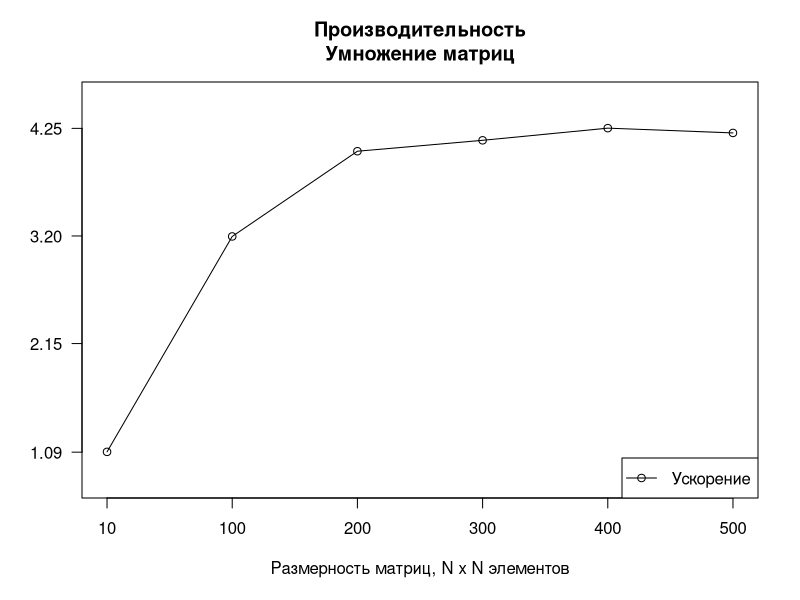

This chart was generated by the following R code:
sizes <- c( 10, 100, 200, 300, 400, 500 )
mul_acc <- c( 1.09313, 3.19533, 4.02695, 4.1335, 4.25212, 4.20549 )

png( filename = "~/Documents/Diploma/Theory/Paper/Figures/MultiplicationAcceleration.png",
  height = 600,
  width = 800,
  bg = "white"
)

plot( mul_acc,
  type = "o",
  ylim = c( min( mul_acc ) - c( 0.3 ),
            max( mul_acc ) + c( 0.3 )
          ),
  axes = FALSE,
  ann = FALSE
)

axis( 1,
  at = 1 : length( mul_acc ),
  lab = sizes
)

axis( 2,
  las = 1,
  at = round( seq( from = min( mul_acc ),
    to = max( mul_acc ),
    length.out = 4 ),
  2 )
)

box()

title( main = "Производительность\nУмножение матриц" )
title( xlab = "Размерность матриц, N x N элементов" )

legend( "bottomright",
  max( mul_acc ),
  "Ускорение",
  pch = 21,
  lty = 1
)

dev.off()
